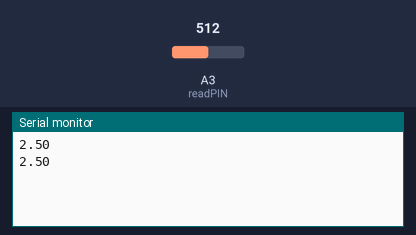
The sketch below on a simulated Arduino Uno, built with avr-gcc and run on an emulated ATmega328P. Parts: the last lines printed to the serial monitor. The test bench sets the inputs (shaded band); at power-on: A3 (readPIN) = 512.

Above: at 1.8 s.
1.9 s: A3 (readPIN) set to 716
At 2.7 s:
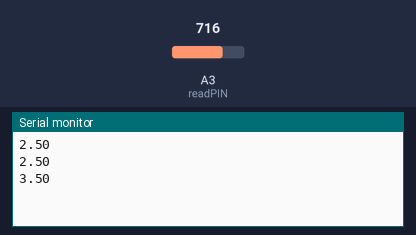
3.4 s: A3 (readPIN) set to 900
At 4.8 s:
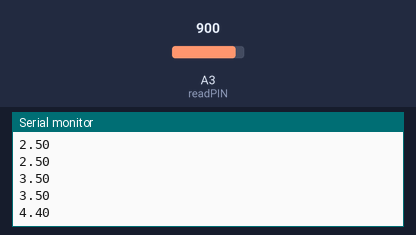
Timing chart, 0 to 6.4 s (numbered marks = the images above; inputs shaded):
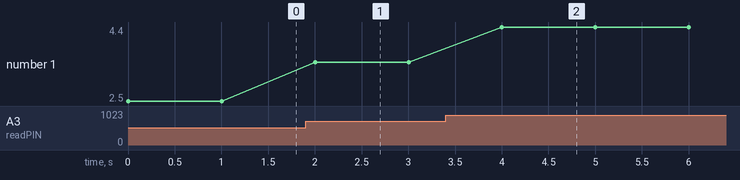

Measured:
- after the input at 1.9 s, the serial monitor: prints a new line after 0.10 s (image 1)
- after the input at 3.4 s, the serial monitor: prints a new line after 0.60 s (image 2)
- plotted number 1: 2.5 → 3.5 after the input at 1.9 s, 3.5 → 4.4 after the input at 3.4 s

The sketch:

Analog-Read.ino
```cpp
int readPIN= A3;
int v2;
int delayTime = 1000;


float fromBin2V(int v){
  return (5.0/1023)*v;
}


void setup() {
  pinMode(readPIN, INPUT);
  Serial.begin(9600);

}

void loop() {
  v2 = analogRead(readPIN);
  Serial.println(fromBin2V(v2));
  delay(delayTime);
}
```
